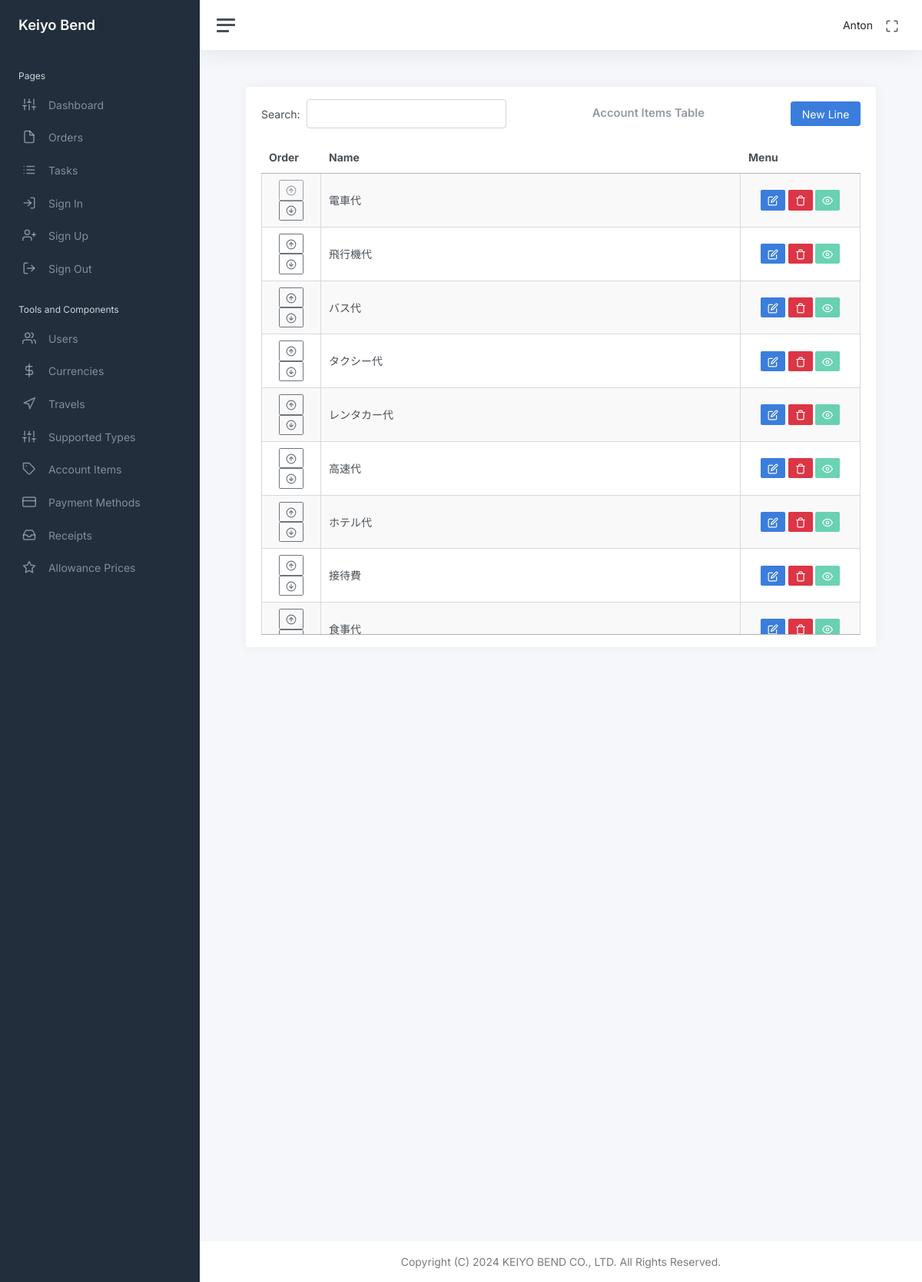
Page /admin_menu/account_items_table (signed in) on the committed database.
### app/auth/models/user.py (models this page shows, shortened)
class User(UserMixin, db.Model):
    id: so.Mapped[int] = so.mapped_column(primary_key=True)
    name: so.Mapped[str] = so.mapped_column(sa.String(64), index=True, default=None)
    email: so.Mapped[str] = so.mapped_column(sa.String(120), index=True, unique=True)
    password_hash: so.Mapped[Optional[str]] = so.mapped_column(sa.String(256))
    admin: so.Mapped[bool] = so.mapped_column(sa.Boolean(), default=False)
    is_show: so.Mapped[bool] = so.mapped_column(sa.Boolean(), default=True)
    orders_rel = db.relationship("Order", back_populates="user", cascade="all, delete-orphan")

### app/admin/models/account_items.py (models this page shows, shortened)
class AccountItems(db.Model):
    id: so.Mapped[int] = so.mapped_column(primary_key=True)
    accountItemName: so.Mapped[str] = so.mapped_column(sa.String(), nullable=False, default=None)
    is_show: so.Mapped[bool] = so.mapped_column(sa.Boolean(), default=True, index=True)
    order: so.Mapped[int] = so.mapped_column(sa.Integer(), nullable=False, index=True, default=1)
    details = db.relationship(
        "Details", back_populates="account_item", cascade="all, delete-orphan"
    )

### app/admin/routes/account_items/account_items_table.py (the view)
@bp.route("/admin_menu/account_items_table")
@login_required
def account_items_table():
    account_items = db.session.scalars(sa.select(AccountItems).order_by(AccountItems.order)).all()
    return render_template(
        "admin/account_items_table.html", title="Account Items Table", account_items=account_items
    )

### app/auth/models/user.py (called while the page is built)
@login.user_loader
def load_user(id):
    return db.session.get(User, int(id))

### app/admin/templates/admin/account_items_table.html (shortened to what this page needs)
<!DOCTYPE html>
{% extends "main/base.html" %}
{% block content %}
<link rel="stylesheet" href="{{ url_for('admin.static', filename='css/account_items_table_style.css') }}">
<div class="container-fluid p-0">
    <div class="row">
        <div class="col-md-12 ms-sm-auto col-lg-12 px-md-4">
            <div class="card flex-fill">
                <div class="card-header py-3">
                    <div class="d-flex justify-content-between align-items-center">
                        <div id="datatableSearch"></div>
                        <h3 class="card-title mb-0">Account Items Table</h3>
                        <button class="btn btn-primary btn-add" id="btn-add">New Line</button>
                    </div>
                </div>
                <div class="card-body py-0 mb-3">
                    <table class="display cell-border" style="width: 100%" id="accountItemsTable">
                        <thead>
                            <tr style="text-align: center;">
                                <th class="col-order">Order</th>
                                <th class="col-name">Name</th>
                                <th class="col-menu">Menu</th>
                            </tr>
                        </thead>
                        <tbody>
                            {% for account_item in account_items %}
                            <tr data-id="{{ account_item.id }}" data-order="{{ account_item.order }}">
                                <td style="text-align:center">
                                    <button class="btn btn-sm btn-outline-secondary move-up"><i class="align-middle"
                                            data-feather="arrow-up-circle"></i></button>
                                    <button class="btn btn-sm btn-outline-secondary move-down"><i class="align-middle"
                                            data-feather="arrow-down-circle"></i></button>
                                </td>
                                <td class="view-mode account-item-cell">{{ account_item.accountItemName }}</td>
                                <td style="text-align:center">
                                    <button class="btn btn-primary btn-sm btn-edit"><i class="align-middle"
                                            data-feather="edit"></i></button>
                                    <button class="btn btn-danger btn-sm btn-delete"><i class="align-middle"
                                            data-feather="trash"></i></button>
                                    <button
                                        class="btn btn-sm btn-show-account-item {{ 'btn-success' if account_item.is_show else 'btn-danger' }}"
                                        disabled>
                                        {% if account_item.is_show %}
                                        <i class="align-middle" data-feather="eye"></i>
                                        {% else %}
                                        <i class="align-middle" data-feather="eye-off"></i>
                                        {% endif %}
                                    </button>
                                </td>
                            </tr>
                            {% endfor %}
                        </tbody>
                    </table>
                </div>
            </div>
        </div>
    </div>
</div>
{% endblock %}

### app/main/templates/main/navbar.html (shortened to what this page needs)
<!DOCTYPE html>
<nav class="navbar navbar-expand navbar-light navbar-bg">
    <a class="sidebar-toggle js-sidebar-toggle">
        <i class="hamburger align-self-center"></i>
    </a>
    <div class="navbar-collapse collapse">
        <ul class="navbar-nav navbar-align">
            <li class="nav-item dropdown">
                <a class="nav-link d-none d-sm-inline-block">
                    <span class="text-dark">{{ current_user.name }}</span>
                </a>
            </li>
            <li class="nav-item">
                <a id="fullscreenButton" class="nav-link d-none d-sm-inline-block">
                    <i class="align-middle" data-feather="maximize"></i>
                </a>
            </li>
        </ul>
    </div>
</nav>

### app/admin/static/css/account_items_table_style.css (style rules this page uses)
.col-order { width: 10%; }
.col-name { width: 70%; }
.col-menu { width: 20%; }

### rows in the picture
User: name "Anton"
AccountItems: accountItemName "電車代", is_show True (drawn)
AccountItems: accountItemName "飛行機代", is_show True (drawn)
AccountItems: accountItemName "バス代", is_show True (drawn)
AccountItems: accountItemName "タクシー代", is_show True (drawn)
AccountItems: accountItemName "レンタカー代", is_show True (drawn)
AccountItems: accountItemName "高速代", is_show True (drawn)
AccountItems: accountItemName "ホテル代", is_show True (drawn)
AccountItems: accountItemName "接待費", is_show True (drawn)
AccountItems: accountItemName "食事代", is_show True (drawn)
